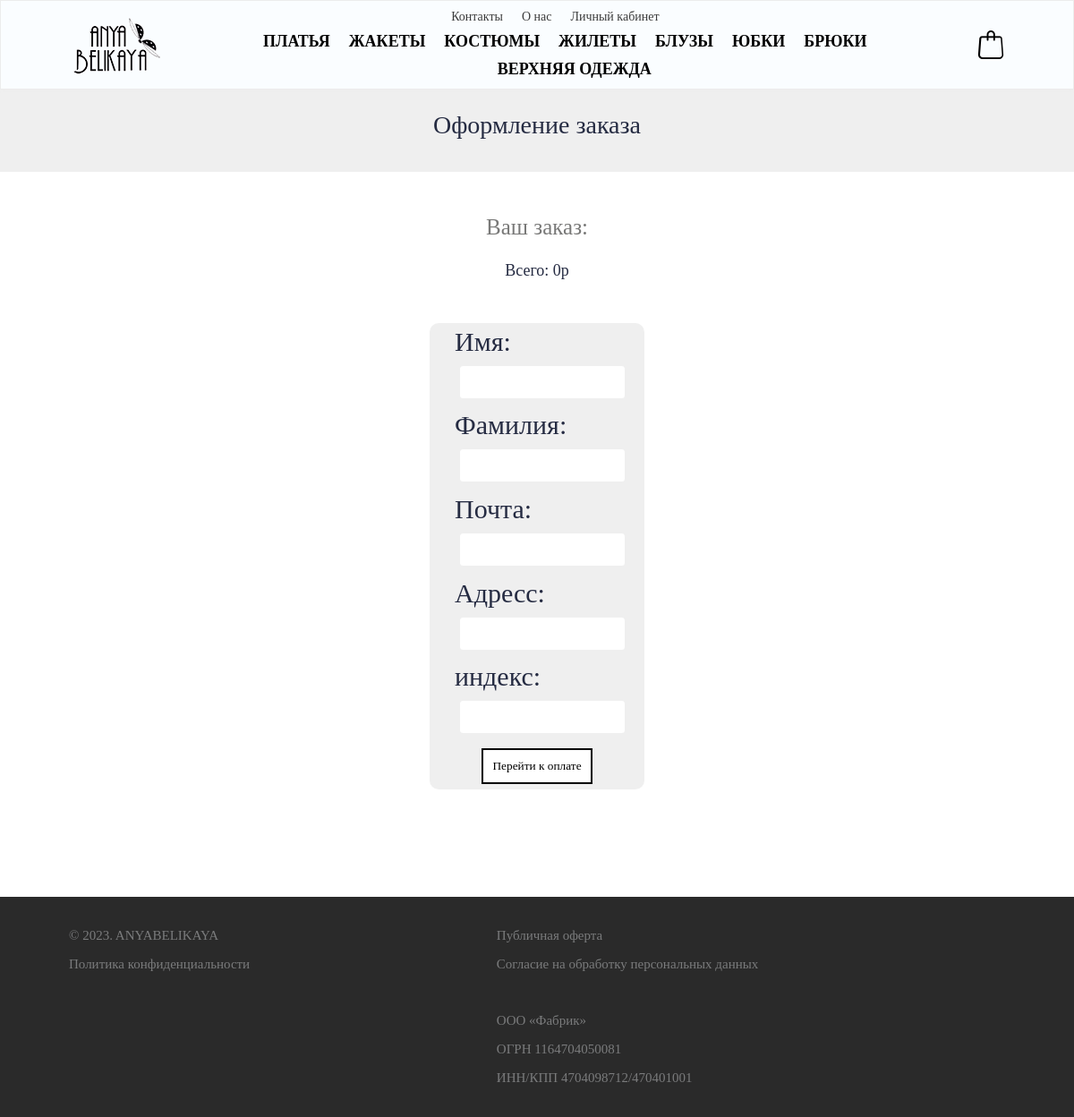
The page /order/ on the database its author committed.
### clothes/models.py (models this page shows, shortened)
class Category(models.Model):
    name = models.CharField('Категория',max_length=150, null=True, blank=True)
    url = models.SlugField(max_length=160, unique=True)
    class Meta:
        verbose_name ='Категория товара'
        verbose_name_plural = 'Категории товара'

### orders/views.py (the view)
# urls.py: urlpatterns = [path('', order_create, name='order_create'),
def order_create(request):
    def calculate_signature(*args) -> str:
            return hashlib.md5(':'.join(str(arg) for arg in args).encode()).hexdigest()
    cart = Cart(request)
    print(cart.get_total_price())
    categories = Category.objects.all
    if request.method == 'POST':
        form = OrderCreateForm(request.POST)
        if form.is_valid():
            order = form.save()
            for item in cart:
                OrderItem.objects.create(order=order, product=item['product'],
                                         price=item['price'],
                                         quantity=item['quantity'])
            subject = 'Номер заказа: {}'.format(order.id)
            message = '{},\n\nВаш заказ был принят!\
                              ID вашего заказа: {}.'.format(order.first_name, order.id)
            send_mail(subject, message, EMAIL_HOST_USER, [order.email])
            price = cart.get_total_price()
            for item in cart:
                col = item['quantity']
                articul =item['product'].characteristic.articul
                size = item['size']
                mes = 'Заказ: {}\n почта клиента: {}\n{} X {} цена: {}р\nразмер: {}\nадресс доставки: {}'.format(order.id, order.email, col, articul, price,size, order.address )
                send_mail(subject, mes, EMAIL_HOST_USER, ['anyabelikaya@mail.ru'])
            cart.clear()
    else:
        form = OrderCreateForm()
        signature = calculate_signature('danyabelolip',str(cart.get_total_price()),0,'789456sugak')
    return render(request, 'orders/create_order.html',
                  {'cart': cart, 'form': form, 'categories': categories,'signature':signature, })

### orders/forms.py
class OrderCreateForm(forms.ModelForm):
    first_name = forms.CharField(label='Имя', widget=forms.TextInput(attrs={'class': 'pole'}))
    last_name = forms.CharField(label='Фамилия',widget=forms.TextInput(attrs={'class': 'pole'}))
    email = forms.EmailField(label='Почта',widget=forms.EmailInput(attrs={'class': 'pole'}))
    address = forms.CharField(label='Адресс',widget=forms.TextInput(attrs={'class': 'pole'}))
    postal_code = forms.CharField(label='индекс',widget=forms.TextInput(attrs={'class': 'pole'}))
    class Meta:
        model = Order
        fields = ['first_name', 'last_name', 'email', 'address', 'postal_code',
                  ]

### cart/cart.py (called while the page is built)
    def __len__(self):
        return sum(item['quantity'] for item in self.cart.values())

    def get_total_price(self):
        return sum(Decimal(item['price'])*item['quantity'] for item in self.cart.values())

### cart/context_processors.py (called while the page is built)
def cart(request):
    return {'cart': Cart(request)}

### templates/orders/create_order.html (shortened to what this page needs)
{% extends "index.html" %}
{% load static %}
{% block content %}
<div class="main_category"><p class="clothes_title">Оформление заказа</p></div>
        <p class="your_order">Ваш заказ:</p>
        <p class="info_about" >Всего: {{ cart.get_total_price }}р</p>
    <form action="https://auth.robokassa.ru/Merchant/Index.aspx?MerchantLogin=danyabelolip&InvoiceID=0&Culture=ru&Encoding=utf-8&OutSum={{ cart.get_total_price }}&SignatureValue={{signature}}" method="post" class="order-form">
        <div class="container_login">
        {{ form.as_p }}
      <p><input class="button" type="submit" value="Перейти к оплате"></p>
        </div>
</form>
{% endblock %}

### templates/index.html (shortened to what this page needs)
<!DOCTYPE html>
{% load static %}
<html lang="en">
<head>
    <link rel="stylesheet" href="css/style.css">
<link rel="stylesheet" href="https://cdn.jsdelivr.net/npm/swiper@8/swiper-bundle.min.css">'
<link rel="stylesheet" href="{% static 'clothes/css/style.css'%}">
<link rel="stylesheet" href="{% static 'clothes/css/clothes.css'%}">
<link rel="stylesheet" href="{% static 'clothes/css/product.css'%}">
    <link rel="stylesheet" href="{% static 'clothes/css/login_registration.css'%}">
    <link rel="stylesheet" href="{% static 'clothes/css/for_orders.css'%}">
    <link rel="stylesheet" href="{% static 'clothes/css/cart.css'%}">
    <link rel="stylesheet" href="{% static 'clothes/css/utils.css'%}">
    <link rel="stylesheet" href="{% static 'clothes/css/footer.css'%}">
<link rel="stylesheet" href="{% static 'clothes/css/some.css'%}">
</head>
<body>
    <div class="wrapper">
        <header class="header">
            <div class="header_container  _container" >
                <a href="{% url 'main' %}" class="header_logo"><img src="{% static 'clothes/images/anya belikaya (2).gif'%}" class="logo_img"></a>
                <nav class="header_menu">
                    <ul class="menu_list">
                        <li class="menu_item">
                            <a href="" class="menu_link">Контакты</a>
                        </li>
                        <li class="menu_item">
                            <a href="" class="menu_link">О нас</a>
                        </li>
                        <li class="menu_item">
                            {% if user.is_authenticated %}
                            <a href="{% url 'profile' %}" class="menu_link">{{user.username}}</a>
                            {% else %}
                            <a href="{% url 'login' %}" class="menu_link">Личный кабинет</a>
                            {% endif %}
                        </li>
                    </ul>
                    <ul class="catalog_list">
                        {%for category in categories%}
                            <li class="catalog_item">
                                <a href="{% url 'products' category.url%}" class="catalog_link">{{category.name}}</a>
                            </li>
                        {%endfor%}
                    </ul>
                </nav>
                <div class="bag"><a href="{%url 'cart:cart_detail'%}"><img src="{% static 'clothes/images/bag.png'%}" alt=""></a></div>
            </div>
         </header>
        <main class="page">
            {%block content%}{%endblock%}
        </main>
        <footer class="footer">
            <div class="footer_container _container">
                <div class="first_column">
                    <ul>
                        <li class="footer_item">
                            © 2023. ANYABELIKAYA
                        </li>
                        <li class="footer_item">
                            <a class="footer_link" href="#">Политика конфиденциальности</a>
                        </li>
                    </ul>
                </div>
                <div class="second_column">
                    <ul>
                        <li class="footer_item">
                            <a class="footer_link" href="#">Публичная оферта</a>
                        </li>
                        <li class="footer_item">
                            <a class="footer_link" href="#">Согласие на обработку персональных данных</a>
                        </li>
                    </ul>
                    <br>
                        <ul><li class="footer_item">
                    ООО «Фабрик»
                </li>
                <li class="footer_item">
                    ОГРН 1164704050081
                </li>
                <li class="footer_item">
                    ИНН/КПП 4704098712/470401001
                </li >
                <li class="footer_item"></ul>
                </div>
            </div>
        </footer>
    </div>
</body>
</html>

### static/clothes/css/style.css (style rules this page uses)
* { padding: 0; margin: 0; border: 0; }
*,*:before,*:after { -moz-box-sizing: border-box; -webkit-box-sizing: border-box; box-sizing: border-box; }
nav,footer,header,aside { display: block; }
html,body { color: #252B42; font-family: 500; height: 100%; width:100%; font-size: 100%; line-height: -1; font-size: 14px; -ms-text-size-adjust: 100%; -moz-text-size-adjust: 100%; -webkit-text-size-adjust: 100%; }
input,button,textarea { font-family: inherit; }
a,a:visited { text-decoration: none; }
ul li { list-style: none; }
img { vertical-align:top; }
.wrapper { min-height: 100%; overflow: hidden; display: flex; flex-direction: column; }
._container { max-width: 1046px; margin: 0px auto; box-sizing: content-box; padding: 0px 30px; }
.header { position: fixed; width: 100%; left: 0; top: 0; z-index: 50; }
.header:before { content: ''; position: absolute; top: 0; left: 0; width: 100%; height: 100%; border: 1px solid rgb(236, 236, 236); box-shadow: 0 0 5px rgb(236, 236, 236); background-color: rgb(250, 253, 255); z-index: 2; }
.header_container { display: flex; min-height: 80px; align-items: center; position: relative; }
.header_container { min-height: 100px; }
.header_menu { margin: 0 auto 0 auto; }
.header_logo { font-size: 24px; font-weight: 700; color:inherit; position: relative; z-index: 6; padding: 0 5% 0 0; }
.menu_list { display: flex; justify-content:center; flex-wrap: wrap; position: relative; z-index: 6; padding-right: 10%; }
.menu_item:not(:last-child) { margin: 0px 21px 0px 0px; }
.menu_link { color: #3c3c3c; line-height: 171%; font-weight: 400; transition-duration: 0.5s; }
.catalog_list { display: flex; flex-wrap: wrap; position: relative; z-index: 6; justify-content: center; padding: 0 5% 0 0; }
.catalog_item:not(:last-child) { margin: 0px 21px 0px 0px; }
.catalog_link { color: #000000; line-height: 171%; font-weight: 600; font-size: 18px; transition-duration: 0.5s; position: relative; }
.catalog_link::after { content: ""; position: absolute; bottom: 0; left: 50%; height: 2px; width: 0; background: #E3C18F;; transition: width 0.3s ease 0s, left 0.3s ease 0s; }
.bag { position: relative; z-index: 6; }
.page { flex: 1 1 auto; }
.footer { background-color: rgb(42, 42, 42); }
.footer_container { display: flex; justify-content: space-between; }
.first_column, .second_column, .third_column { margin: 20px 0; }
.footer_link { color: rgb(122, 123, 124); font-size: 15px; }
.footer_item { margin: 15px 0; color: rgb(122, 123, 124); font-size: 15px; }
.logo_img { width 100px }

### clothes/static/clothes/css/clothes.css (style rules this page uses)
* { padding: 0; margin: 0; border: 0; }
*,*:before,*:after { -moz-box-sizing: border-box; -webkit-box-sizing: border-box; box-sizing: border-box; }
nav,footer,header,aside { display: block; }
html,body { color: #252B42; font-family: 500; height: 100%; width:100%; font-size: 100%; line-height: -1; font-size: 14px; -ms-text-size-adjust: 100%; -moz-text-size-adjust: 100%; -webkit-text-size-adjust: 100%; }
input,button,textarea { font-family: inherit; }
a,a:visited { text-decoration: none; }
ul li { list-style: none; }
img { vertical-align:top; }
.main_category { display: flex; margin: 4% 0 0 0; max-width: 100%; justify-content: center; background-color: #e0e0e083; padding: 5% 0 3% 0; }
.clothes_title { text-align: center; font-size: 28px; }

### clothes/static/clothes/css/product.css (style rules this page uses)
* { padding: 0; margin: 0; border: 0; }
*,*:before,*:after { -moz-box-sizing: border-box; -webkit-box-sizing: border-box; box-sizing: border-box; }
nav,footer,header,aside { display: block; }
html,body { color: #252B42; font-family: 500; height: 100%; width:100%; font-size: 100%; line-height: -1; font-size: 14px; -ms-text-size-adjust: 100%; -moz-text-size-adjust: 100%; -webkit-text-size-adjust: 100%; }
input,button,textarea { font-family: inherit; }
a,a:visited { text-decoration: none; }
ul li { list-style: none; }
img { vertical-align:top; }
.clothes_title { text-align: center; font-size: 28px; }

### clothes/static/clothes/css/cart.css (style rules this page uses)
* { padding: 0; margin: 0; border: 0; }
*,*:before,*:after { -moz-box-sizing: border-box; -webkit-box-sizing: border-box; box-sizing: border-box; }
nav,footer,header,aside { display: block; }
html,body { color: #252B42; font-family: 500; height: 100%; width:100%; font-size: 100%; line-height: -1; font-size: 14px; -ms-text-size-adjust: 100%; -moz-text-size-adjust: 100%; -webkit-text-size-adjust: 100%; }
a,a:visited { text-decoration: none; }
ul li { list-style: none; }
img { vertical-align:top; }

### rows shown on the page
Category: name "ПЛАТЬЯ"
Category: name "ЖАКЕТЫ"
Category: name "КОСТЮМЫ"
Category: name "ЖИЛЕТЫ"
Category: name "БЛУЗЫ"
Category: name "ЮБКИ"
Category: name "БРЮКИ"
Category: name "ВЕРХНЯЯ ОДЕЖДА"

### other values the page prints
{{ cart.get_total_price }} "0"
